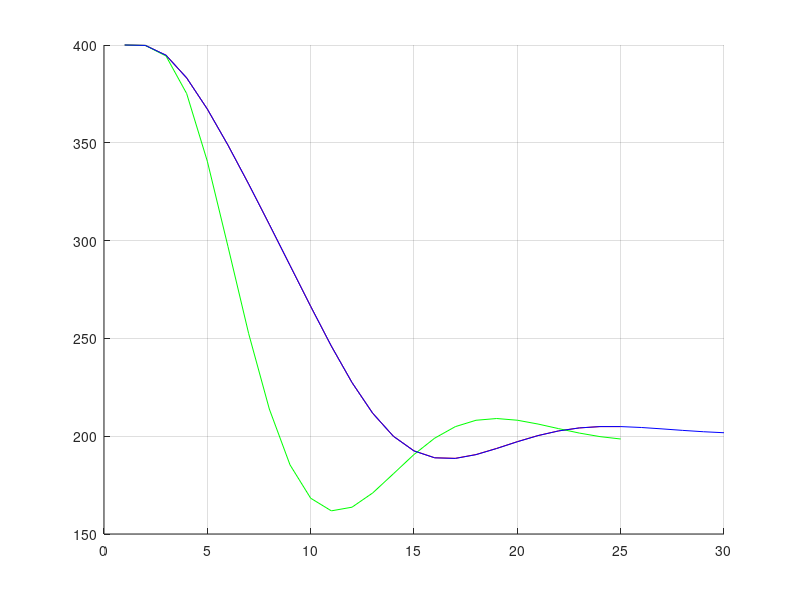

The MATLAB script that drew this image:
close all
clear all

% load myproblem_bounds.mat
% load data_matrix.mat
% 
% problem = optimproblem;
% 
% % % Für -400 als Startwert
% % problem.x0 = -1*problem.x0
% % problem.ub(19) = -1*problem.ub(19)
% % problem.lb(19) = -1*problem.lb(19)
% problem.options.MaxIter = 30;
% 
% steps = 2
% x = zeros(185, steps);
% for i=1:steps
%     step = i
%     [x(:, i)] = fmincon(problem);
%     problem.x0(1:30) = Asys*x(1:30, i) + Bsys*x(181, i);
%     problem.x0(31:150) = x(61:180, i);
%     problem.x0(151:180) = x(151:180, i);
%     problem.x0(181:184) = x(182:185, i);
%     problem.x0(185) = x(185, i);
%     problem.lb(1:30) = problem.x0(1:30);
%     problem.ub(1:30) = problem.x0(1:30);
% end
% 
% 
% E_matlab = x(19, :)

% Python Algorithmus (05.06.2015, mittags, 25 steps)
E_python = [4.00000000e+02   3.99959534e+02   3.98559660e+02   3.85976302e+02...
    3.56261174e+02   3.14042535e+02   2.67653506e+02   2.24785668e+02...
    1.91094408e+02   1.69524307e+02   1.60062806e+02   1.60594853e+02...
    1.68223676e+02   1.79737206e+02   1.91986728e+02   2.02545217e+02...
    2.09996536e+02   2.13916804e+02   2.14653990e+02   2.12942539e+02...
    2.09749667e+02   2.06118288e+02   2.02867540e+02   2.00471870e+02...
    1.99099548e+02]

E_python2 = [  4.00000000e+02   3.99550153e+02   3.88544475e+02   3.60211002e+02...
    3.18806246e+02   2.72479529e+02   2.28719061e+02   1.93150185e+02...
    1.68972812e+02   1.57010865e+02   1.55883385e+02   1.62626757e+02...
    1.73802990e+02   1.86379686e+02   1.98056344e+02   2.07269645e+02...
    2.13213894e+02   2.15798971e+02   2.15502143e+02   2.13145436e+02...
    2.09672378e+02   2.05956619e+02   2.02701519e+02   2.00341091e+02...
    1.99014695e+02]

E_python3 = [  4.00000000e+02   3.99558373e+02   3.88744415e+02   3.60706300e+02...
    3.19635751e+02   2.73598199e+02   2.29558054e+02   1.92927299e+02...
    1.67144749e+02   1.53708039e+02   1.51776724e+02   1.58450435e+02...
    1.70122261e+02   1.83434800e+02   1.95979246e+02   2.06187093e+02...
    2.13145046e+02   2.16663391e+02   2.17448000e+02   2.16339278e+02...
    2.13890894e+02   2.10613542e+02   2.07093115e+02   2.03894650e+02...
    2.01417933e+02]
% v shifted, letzten werte neu initialisiert
E_python4 = [  4.00000000e+02   3.99558373e+02   3.88743339e+02   3.60674664e+02...
    3.19438268e+02   2.73184597e+02   2.29397603e+02   1.93703759e+02...
    1.69741147e+02   1.58250819e+02   1.57429281e+02   1.64195963e+02...
    1.75236421e+02   1.87607948e+02   1.99019577e+02   2.07942596e+02...
    2.13616483e+02   2.15985427e+02   2.15538883e+02   2.13093042e+02...
    2.09578760e+02   2.05855350e+02   2.02612856e+02   2.00272963e+02...
    1.98966789e+02]
E_python5 = [  4.00000000e+02   3.99789698e+02   3.94399298e+02   3.75160420e+02...
    3.40551608e+02   2.96925592e+02   2.52441027e+02   2.13873441e+02...
    1.85361345e+02   1.68296012e+02   1.61838821e+02   1.63706433e+02...
    1.70976118e+02   1.80756927e+02   1.90651349e+02   1.98993871e+02...
    2.04895571e+02   2.08147400e+02   2.09041982e+02   2.08168603e+02...
    2.06223473e+02   2.03861689e+02   2.01602236e+02   1.99785082e+02...
    1.98571151e+02]

% 21.07.15 - socc-Terme korrigiert und getestet
E_python6 = [  4.00000000e+02   3.99792399e+02   3.94774624e+02   3.83171141e+02...
    3.67231895e+02   3.48770710e+02   3.28900549e+02   3.08279311e+02...
    2.87320592e+02   2.66382975e+02   2.46064988e+02   2.27433451e+02...
    2.11757939e+02   1.99997589e+02   1.92499864e+02   1.88981890e+02...
    1.88689762e+02   1.90625554e+02   1.93764689e+02   1.97220321e+02...
    2.00338735e+02   2.02728954e+02   2.04241198e+02   2.04913548e+02...
    2.04905639e+02]

E_C = [
        400.000000
        399.792475
        394.776450
        383.175433
        367.238048
        348.778262
        328.909168
        308.288759
        287.330712
        266.393598
        246.075201
        227.440485
        211.757449
        199.985330
        192.473369
        188.941425
        188.638415
        190.568591
        193.708443
        197.170944
        200.301086
        202.705842
        204.233097
        204.918782
        204.920936
        204.455568
        203.744001
        202.976272
        202.291132
        201.770441
];

figure(1)
    hold on
    grid on
%     plot(E_matlab)
    plot(E_python6, 'r')
%     plot(E_python3, 'g')
    plot(E_python5, 'g')
    plot(E_C, 'b')